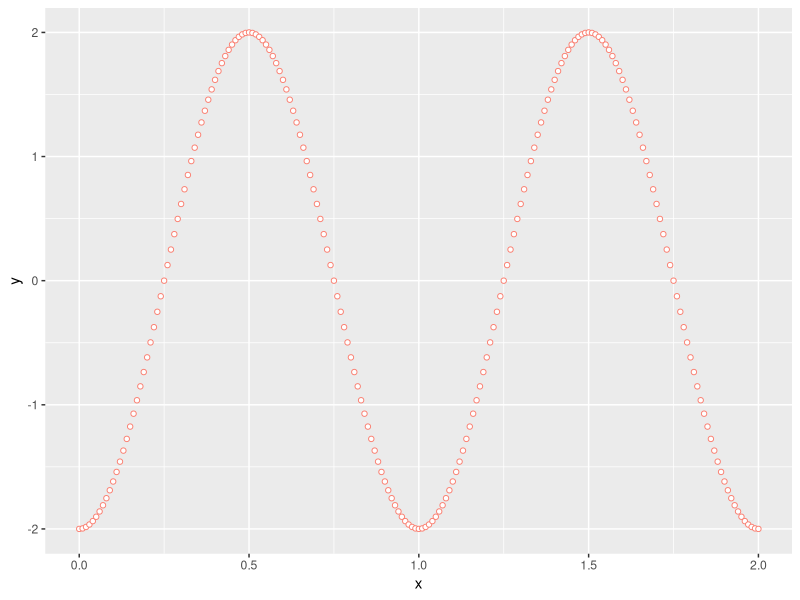

The R source for this figure:
## ---- chunk 1
library(tidyverse)
## ---- chunk 2
# install.packages("rmarkdown")
# install.packages("tidyverse")
# install.packages("bindrcpp")
# install.packages("ggpubr")
# install.packages("magrittr")
# install.packages("boot")
# install.packages("ggsn")
# install.packages("scales")
# install.packages("maps")
# install.packages("ggmap")
# install.packages("lubridate")
# install.packages("bindrcpp")
## ---- chunk 3
6 * 3
## ---- chunk 4
5 + 4
## ---- chunk 5
2 ^ 3
## ---- chunk 6
a <- 2
b <- 7
a + b
## ---- chunk 7
d<-2
d < -2
## ---- chunk 8
mass <- 48
age <- 78
mass <- mass * 2.0 # mass? 
age <- age - 17 # age? m
mass_index <- mass / age # mass_index?
## ---- chunk 9
apples <- c(5.3, 3.8, 4.5)
## ---- chunk 10
apples
## ---- chunk 11
mean(apples)
## ---- chunk 12
sd(apples)
## ---- chunk 13
round(sd(apples), 2)
## ---- chunk 14
ls()
## ---- chunk 15
?mean
## ---- chunk 16
help(mean)
## ---- chunk 17
library(tidyverse)
x <- seq(0, 2, by = 0.01)
y <- 2 * sin(2 * pi * (x - 1/4))
ggplot() +
  geom_point(aes(x = x, y = y), shape = 21, col = "salmon", fill = "white")
## ---- chunk 18
installed.packages()[names(sessionInfo()$otherPkgs), "Version"]
